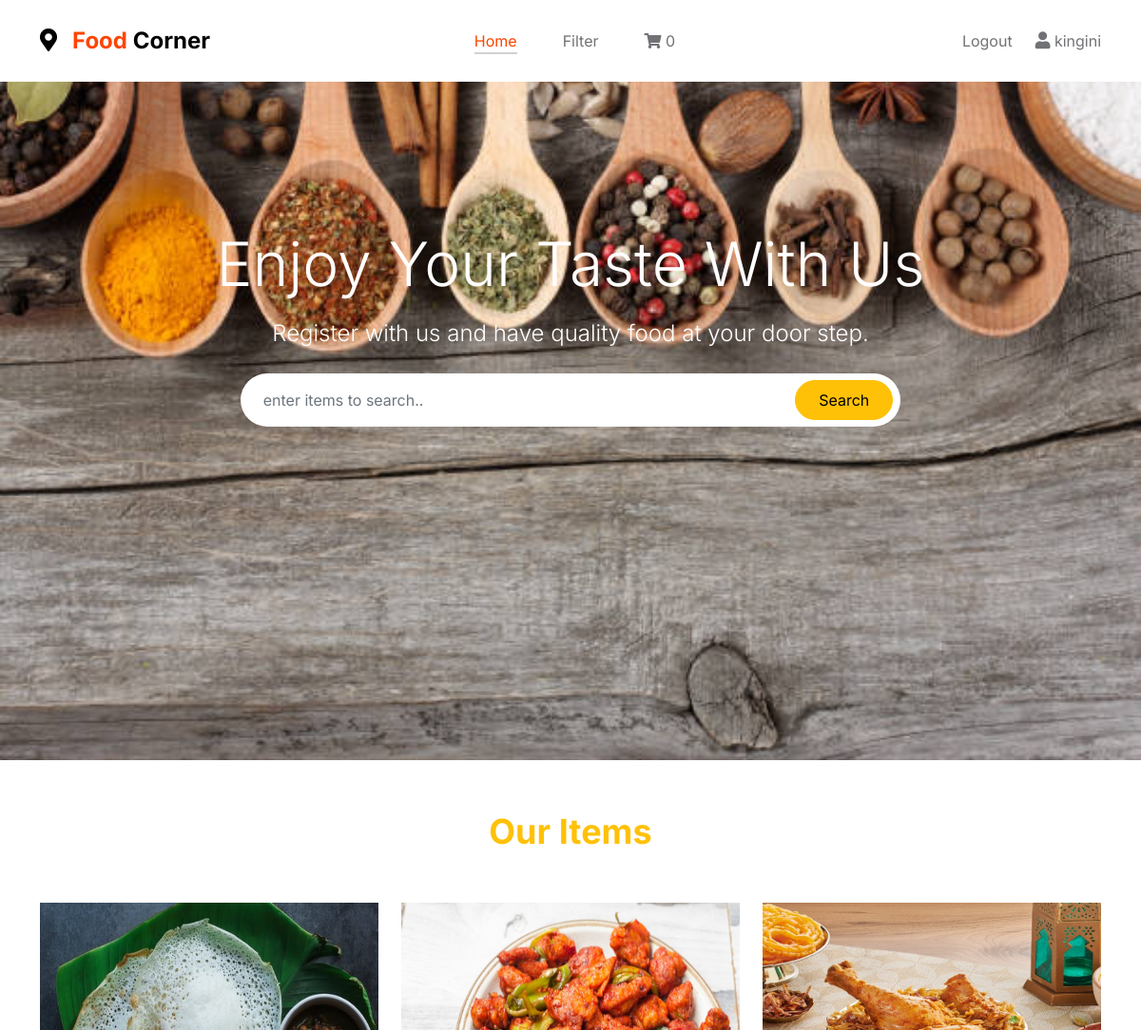
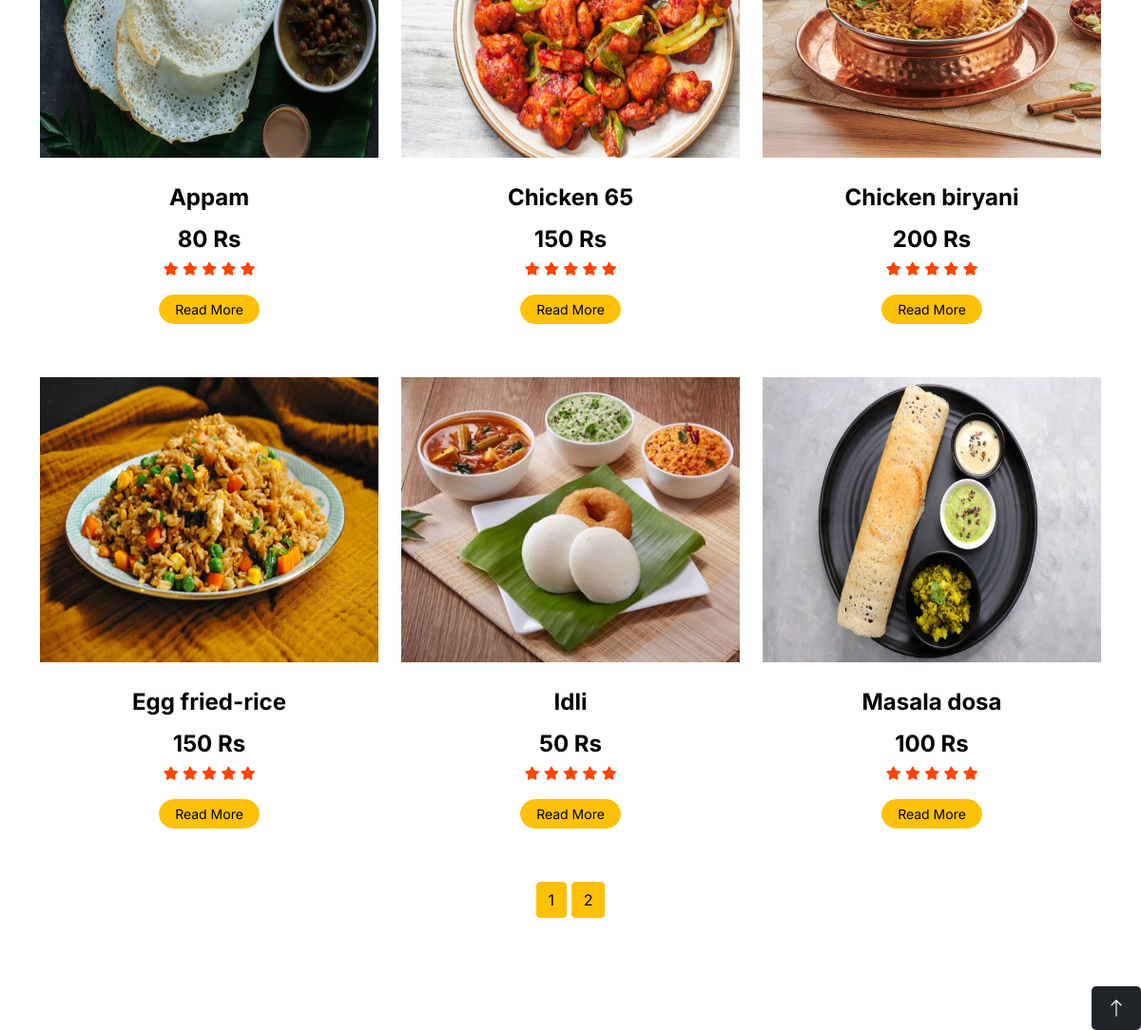
The page / (signed in) on the database its author committed (2 pictures, top to bottom).
### shop/models.py (models this page shows, shortened)
class product(models.Model):
    img = models.ImageField(upload_to='product')
    name = models.CharField(max_length=100, unique=True)
    slug = models.SlugField(max_length=100, unique=True)
    desc = models.TextField(max_length=250)
    stock = models.IntegerField()
    available = models.BooleanField()
    price = models.IntegerField()
    category = models.ForeignKey(categ, on_delete=models.CASCADE)
    def get_url(self):
        return reverse('pro', args=[self.category.slug, self.slug])

### shop/views.py (the view)
# urls.py: 2. Add a URL to urlpatterns:  path('', views.home, name='home')
def home(request, c_slug=None):
    c_page = None
    pro = None
    if c_slug != None:
        c_page = get_object_or_404(categ, slug=c_slug)
        pro = product.objects.filter(category=c_page, available=True)
    else:
        pro = product.objects.filter(available=True)
    cat = categ.objects.all()
    paginator = Paginator(pro, 6)
    try:
        page = int(request.GET.get('page', '1'))
    except:
        page = 1
    try:
        products = paginator.page(page)
    except:
        products = paginator.page(paginator.num_pages)
    return render(request, "index.html", {'res': products, 'ca': cat})

### cart/context_processor.py (called while the page is built)
def count(request):
    item_count = 0
    if 'admin' in request.path:
        return {}
    else:
        try:
            ct = cartlist.objects.filter(cart_id=c_id(request))
            cti = cart_items.objects.all().filter(cart=ct[:1])
            for c in cti:
                item_count += c.quan
        except cartlist.DoesNotExist:
            item_count = 0
        return dict(itc=item_count)

### cart/views.py (called while the page is built)
def c_id(request):
    ct_id = request.session.session_key
    if not ct_id:
        ct_id = request.session.create()
    return ct_id

### shop/models.py (called while the page is built)
    def get_url(self):
        return reverse('cate', args=[self.slug])

### templates/index.html (shortened to what this page needs)
{% extends 'base.html' %}
{% load static %}
{% block content %}
<head>
</head>
<body>
    <div class="abc" style="background-image:url({% static 'ind/img/bg2.jpg' %})">
        <div class="container-fluid  py-5 mb-5">
            <div class="container py-5">
                <div class="row justify-content-center py-5">
                    <div class="col-lg-10 pt-lg-5 mt-lg-5 text-center">
                        <h1 class="display-3 text-white mb-3 animated slideInDown">Enjoy Your Taste With Us</h1>
                        <p class="fs-4 text-white mb-4 animated slideInDown">Register with us and have quality food at your door step.</p>
                        <form action="{% url 'search' %}" method="get">
                            <div class="position-relative w-75 mx-auto animated slideInDown">
                                <input class="form-control border-0 rounded-pill w-100 py-3 ps-4 pe-5" type="text" placeholder="enter items to search.." name="q">
                                <button type="submit" class="btn btn-warning rounded-pill py-2 px-4 position-absolute top-0 end-0 me-2" style="margin-top: 7px;">Search</button>
                            </div>
                        </form>
                    </div>
                </div>
            </div>
        </div>
    </div>
    <div class="container-xxl py-5">
        <div class="container">
            <div class="text-center wow fadeInUp" data-wow-delay="0.1s " id="item">
                <h3 class="section-title mb-5 bg-white text-center text-warning px-3">Our Items</h3>
            </div>
            <div class="row g-4 justify-content-center">
                {% for i in res.object_list %}
                <div class="col-lg-4 col-md-4 wow fadeInUp" data-wow-delay="0.1s">
                    <div class="package-item">
                        <div class="overflow-hidden">
                            <img class="img-fluid" src="{{i.img.url}}" alt="" style="height:300px; width:400px">
                        </div>
                        <div class="text-center p-4">
                            <h5>{{i.name}}</h5>
                            <h5 class="mb-0">{{i.price}} Rs</h5>
                            <div class="mb-3">
                                <small class="fa fa-star text-primary"></small>
                                <small class="fa fa-star text-primary"></small>
                                <small class="fa fa-star text-primary"></small>
                                <small class="fa fa-star text-primary"></small>
                                <small class="fa fa-star text-primary"></small>
                            </div>
                            <div class="d-flex justify-content-center mb-2">
                                <a href="{{i.get_url}}" class="btn btn-sm btn-warning px-3 rounded-pill" style="border-radius: 30px 0 0 30px;">Read More</a>
                            </div>
                        </div>
                    </div>
                </div>
                {% endfor %}
            </div>
        </div>
            <div class="mx-auto my-4">
                <div class="text-center">
                {% for pg in res.paginator.page_range %}
                <a href="?page={{pg}}/#item" class="btn btn-small btn-warning {% if products.number == pg %} active {% endif %}">{{pg}}</a>
                {% endfor %}
                </div>
            </div>
    </div>
    <a href="#" class="anc btn-lg btn-dark btn-lg-square back-to-top"><i class="bi bi-arrow-up"></i></a>
{% endblock %}

### templates/base.html (shortened to what this page needs)
{% load static %}
<!doctype html>
<html lang="en">
    <head>
        <link href="{% static 'base/css/bootstrap.min.css' %}" rel="stylesheet">
        <link href="{% static 'base/css/bootstrap-icons.css' %}" rel="stylesheet">
        <link rel="stylesheet" href="{% static 'base/css/slick.css' %}"/>
        <link href="{% static 'base/css/tooplate-little-fashion.css' %}" rel="stylesheet">
    <link href="https://cdnjs.cloudflare.com/ajax/libs/font-awesome/5.10.0/css/all.min.css" rel="stylesheet">
    <link href="https://cdn.jsdelivr.net/npm/bootstrap-icons@1.4.1/font/bootstrap-icons.css" rel="stylesheet">
    </head>
    <body>
        <main>
            <nav class="navbar navbar-expand-lg fixed-top">
                <div class="container">
                    <a class="navbar-brand" href="/">
                        <strong><i class="fa fa-map-marker-alt me-3"></i><span>Food</span> Corner</strong>
                    </a>
                    <div class="collapse navbar-collapse" id="navbarNav">
                        <ul class="navbar-nav mx-auto">
                            <li class="nav-item">
                                <a class="nav-link active" href="/">Home</a>
                            </li>
                            <div class="dropdown">
                               <a class="nav-link" href="">Filter</a>
                            </div>
                            <li class="nav-item">
                                <a class="nav-link" href="{% url 'cartDetails' %}"><i class="fa fa-shopping-cart" style="font-size:16px"></i>&nbsp;{{itc}}</a>
                            </li>
                        </ul>
                    </div>
                            {% if user.is_authenticated %}
                           <div class="d-none d-lg-block">
                               <ul class="navbar-nav mx-auto">
                                  <li class="nav-item">
                                      <a class="nav-link" href="{% url 'logout' %}">Logout</a>
                                  </li>
                                  <li class="nav-item">
                                      <a href=""><i class='fas fa-user' style='font-size:18px'></i>&nbsp;{{user.username}}</a>
                                  </li>
                               </ul>
                        {% endif %}
                    </div>
                </div>
            </nav>
        </main>
    {% block content %}
    {% endblock %}
    </body>
</html>

### static/base/css/tooplate-little-fashion.css (style rules this page uses)
:root { --white-color: #FFFFFF; --primary-color: #FF4400; --section-bg-color: #f0f8ff; --dark-color: #000000; --grey-color: #d0d1d1; --p-color: #717275; --body-font-family: 'Inter', sans-serif; --h5-font-size: 24px; --p-font-size: 20px; --copyright-text-font-size: 16px; --product-link-font-size: 14px; --custom-link-font-size: 12px; --font-weight-thin: 100; --font-weight-light: 300; --font-weight-normal: 400; --font-weight-bold: 700; --font-weight-black: 900; }
body, html { height: 100%; }
html { scroll-behavior: smooth; }
body { background: var(--white-color); font-family: var(--body-font-family); position: relative; }
h2, h3, h4, h5, h6 { color: var(--dark-color); line-height: inherit; }
h1, h2, h3, h4, h5, h6 { font-weight: var(--font-weight-bold); }
h1, h2 { font-weight: var(--font-weight-black); }
h1 { font-size: 64px; line-height: normal; }
h3 { font-size: 36px; }
h5 { font-size: 24px; }
p { color: var(--p-color); font-size: var(--p-font-size); font-weight: var(--font-weight-light); }
a, button { touch-action: manipulation; transition: all 0.3s; }
a { color: var(--p-color); text-decoration: none; }
.text-primary { color: var(--primary-color) !important; }
b, strong { font-weight: var(--font-weight-bold); }
.navbar { background: var(--white-color); position: fixed; top: 0; right: 0; left: 0; padding: 25px 0; z-index: 2; will-change: transform; transition: transform 300ms linear; }
.navbar span, h2 span, h4 span { color: var(--primary-color); }
.navbar-brand { color: var(--dark-color); font-size: 24px; font-weight: var(--font-weight-light); margin: 0; padding: 0; }
.navbar-expand-lg .navbar-nav .nav-link { display: inline-block; padding: 0; margin-right: 1.5rem; margin-left: 1.5rem; }
.nav-link { color: var(--p-color); font-size: 16px; position: relative; }
.navbar .nav-link::after { position: absolute; top: 100%; left: 0; width: 100%; height: 2px; background: var(--grey-color); content: ''; opacity: 0; -webkit-transition: opacity 0.3s, -webkit-transform 0.3s; -moz-transition: opacity 0.3s, -moz-transform 0.3s; transition: opacity 0.3s, transform 0.3s; -webkit-transform: translateY(10px); -moz-transform: translateY(10px); transform: translateY(10px); }
.navbar .nav-link.active::after, .navbar .nav-link:hover::after { opacity: 1; -webkit-transform: translateY(0px); -moz-transform: translateY(0px); transform: translateY(0px); }
.navbar .nav-link.active, .navbar .nav-link:hover { color: var(--primary-color); }
@media screen and (max-width: 1200px) { h1 { font-size: 62px; } }

### templates/index.html (style rules this page uses)
.abc { height: 100%; background-position: center; background-repeat: no-repeat; background-size: cover; }
.anc { float: right }

### rows shown on the page
product: img (picture), name "Appam", price "80"
product: img (picture), name "Chicken 65", price "150"
product: img (picture), name "Chicken biryani", price "200"
product: img (picture), name "Egg fried-rice", price "150"
product: img (picture), name "Idli", price "50"
product: img (picture), name "Masala dosa", price "100"

### other values the page prints
{{ itc }} "0"
{{ user.username }} "kingini"
{{ pg }} "1" "2"
